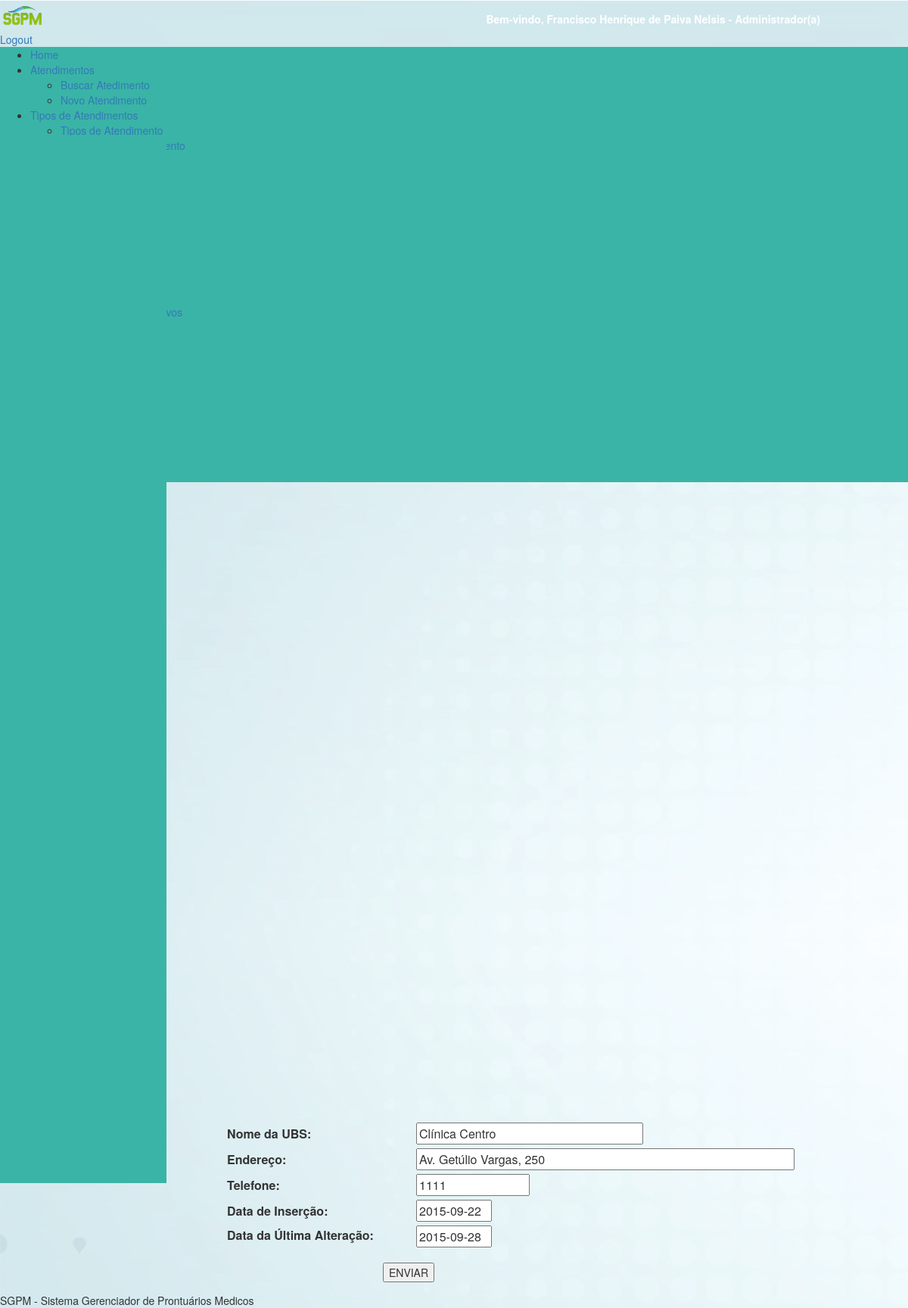
/formUBS.php?id=1 (signed in), run on the app's committed database.
### tables this page shows
CREATE TABLE IF NOT EXISTS `ubs` (
  `id_ubs` int(5) NOT NULL AUTO_INCREMENT,
  `ubs_atendimento` varchar(50) NOT NULL,
  `endereco` varchar(50) DEFAULT NULL,
  `telefone` int(10) DEFAULT NULL,
  `data_insercao` date DEFAULT NULL,
  `data_alteracao` date DEFAULT NULL,
  `data_desativacao` date DEFAULT NULL,
  PRIMARY KEY (`id_ubs`),
  UNIQUE KEY `id_ubs` (`id_ubs`)
);

### formUBS.php (the view, shortened to what this page needs)
<?php include ('includes/cabecalho.php')?>
<?php include ('includes/menu.php')?>
<?php include ('includes/menuBack.php')?>
<?php
if (isset ( $_GET ['id'] )) {
	$con = mysqli_connect ( "localhost", "root", "", "sgpm" );
	mysqli_set_charset ( $con, "utf8" );
	$query = mysqli_query ( $con, "SELECT * FROM ubs WHERE id_ubs = {$_GET['id']} " );
	$dadosUBS = mysqli_fetch_array ( $query );
}
?>
<div class="divTudoFormUBS">
	<div id="tituloPaginaUBSCadastroAlteracao">
		<center><?php echo isset($_GET['id']) ? "Alterar UBS" : "Nova UBS"; ?></center>
	</div>
	<center>
		<div id="formConsultaAtendimento">
			<div class="content-dataTable" style="width: 40%; margin: 0 auto; margin-top: -200px; margin-left: 300px">
				<form method="POST">
					<table width="100%">
						<tr>
							<br />
							<td><label for="ubs_atendimento" style="width: 250px;">Nome da UBS:</label></td>
							<td><input style="width: 300px; margin-bottom: 5px;" type="text" placeholder="Nome da UBS de Atendimento"
								name="ubs_atendimento" id="ubs_atendimento"
								maxlength="50"
								value="<?php
								if (isset ( $dadosUBS ['ubs_atendimento'] )) {
									echo $dadosUBS ['ubs_atendimento'];
								}
								?>" /></td>
						</tr>
						<tr>
							<br />
							<td><label for="endereco">Endereço:</label></td>
							<td><input style="width: 500px; margin-bottom: 5px;" type="text"
								name="endereco" id="endereco" maxlength="400"
								value="<?php
								if (isset ( $dadosUBS ['endereco'] )) {
									echo $dadosUBS ['endereco'];
								}
								?>" /></td>
						</tr>
						<tr>
							<br />
							<td><label for="telefone">Telefone:</label></td>
							<td><input style="width: 150px; margin-bottom: 5px;" type="text"
								name="telefone" class="telefone" id="telefone" maxlength="10"
								value="<?php
								if (isset ( $dadosUBS ['telefone'] )) {
									echo $dadosUBS ['telefone'];
								}
								?>" /></td>
						</tr>
						<tr>
							<br />
							<td><label for="data_insercao">Data de Inser&#231;&#227;o:</label></td>
							<td><input readonly style="width: 100px; margin-bottom: 5px;" type="text"
								name="data_insercao" id="data_insercao" maxlength="10"
								value="<?php
								if (isset ( $dadosUBS ['data_insercao'] )) {
									echo $dadosUBS ['data_insercao'];
								} else {
									echo date ( "j, n, Y" );
								}
								?>" /></td>
						</tr>
						<tr>
							<br />
							<td><label for="data_alteracao">Data da &#218;ltima
									Altera&#231;&#227;o:</label></td>
							<td><input readonly style="width: 100px;" type="text"
								name="data_alteracao" id="data_alteracao" maxlength="10"
								value="<?php
								if (isset ( $dadosUBS ['data_alteracao'] )) {
									echo $dadosUBS ['data_alteracao'];
								}
								?>" /></td>
						</tr>
					</table>
					<br> <input type="hidden" id="id" name="id"
						?>" /> <input type="submit" name="enviar" value="ENVIAR"
						id="enviar_cadastro" />
				</form>
			</div>
		</div>
	</center>
</div>
<?php include ('includes/rodape.php')?>

### data on the page
ubs: ubs_atendimento "Clínica Centro", endereco "Av. Getúlio Vargas, 250", telefone "1111", data_insercao "2015-09-22", data_alteracao "2015-09-28"

### other printed values
$_SESSION ['LOGIN'] ['NOME'] "Francisco Henrique de Paiva Nelsis"
$_SESSION ['LOGIN'] ['CARGO'] "Administrador(a)"
